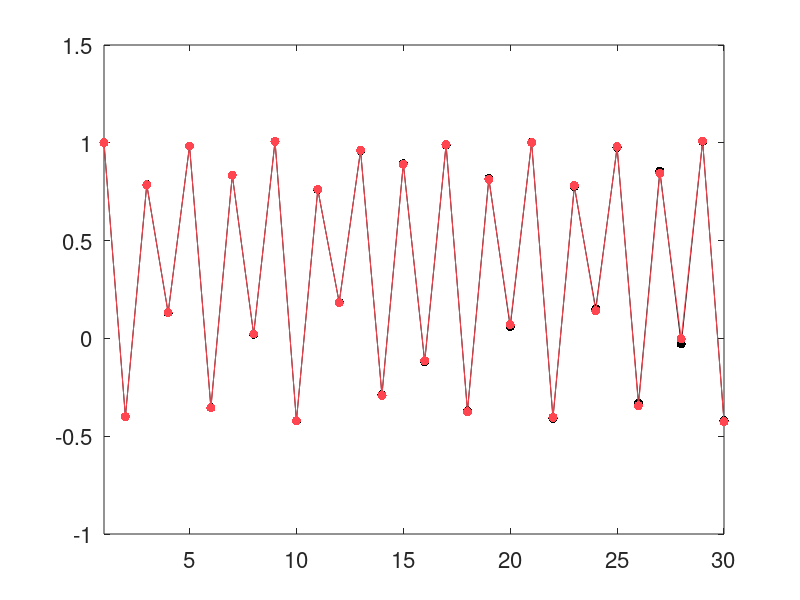
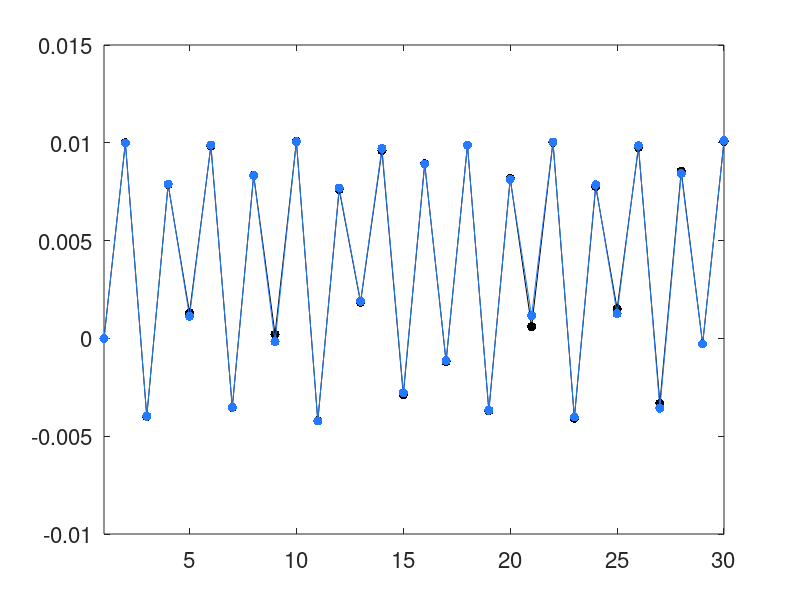

MATLAB code for these plots, in order:
% -------------------------------------------------------------------------
% Plotting the Henon Neural Network Prediction 
%
% This script accompanies the jupyter notebook Forecast.ipynb. Here
% we take the Henon prediction from the feedforward neural network and 
% compare it to the true iterates of the Henon map.
%
% A number of different results can be loaded using the main variation
%       Henon_step=#_b=0_&.mat
% where # can be 1,2,3, or 4 and & can be 0.01 or 0.3.
%
% This script accompanies Section 4.3 of Data-Driven Methods for
% Dynamic Systems. 
%
% Author: Jason J. Bramburger
% -------------------------------------------------------------------------

% Clean workspace
clear all; close all; clc


%% Load Henon Prediction data
load Henon_step=4_b=0_01

%% Plot Prediction vs Truth

% Compare x_1 predictions
figure(1)
clf
plot(xtrue(1:30,1),'k.-','MarkerSize',20)
hold on
plot(xpred(1:30,1),'.-','Color',[1 69/255 79/255],'MarkerSize',20)
set(gca,'FontSize',16,'Xlim',[1,30])

% Compare x_2 predictioins
figure(2)
clf
plot(xtrue(1:30,2),'k.-','MarkerSize',20)
hold on
plot(xpred(1:30,2),'.-','Color',[36/255 122/255 254/255],'MarkerSize',20)
set(gca,'FontSize',16,'Xlim',[1,30])


